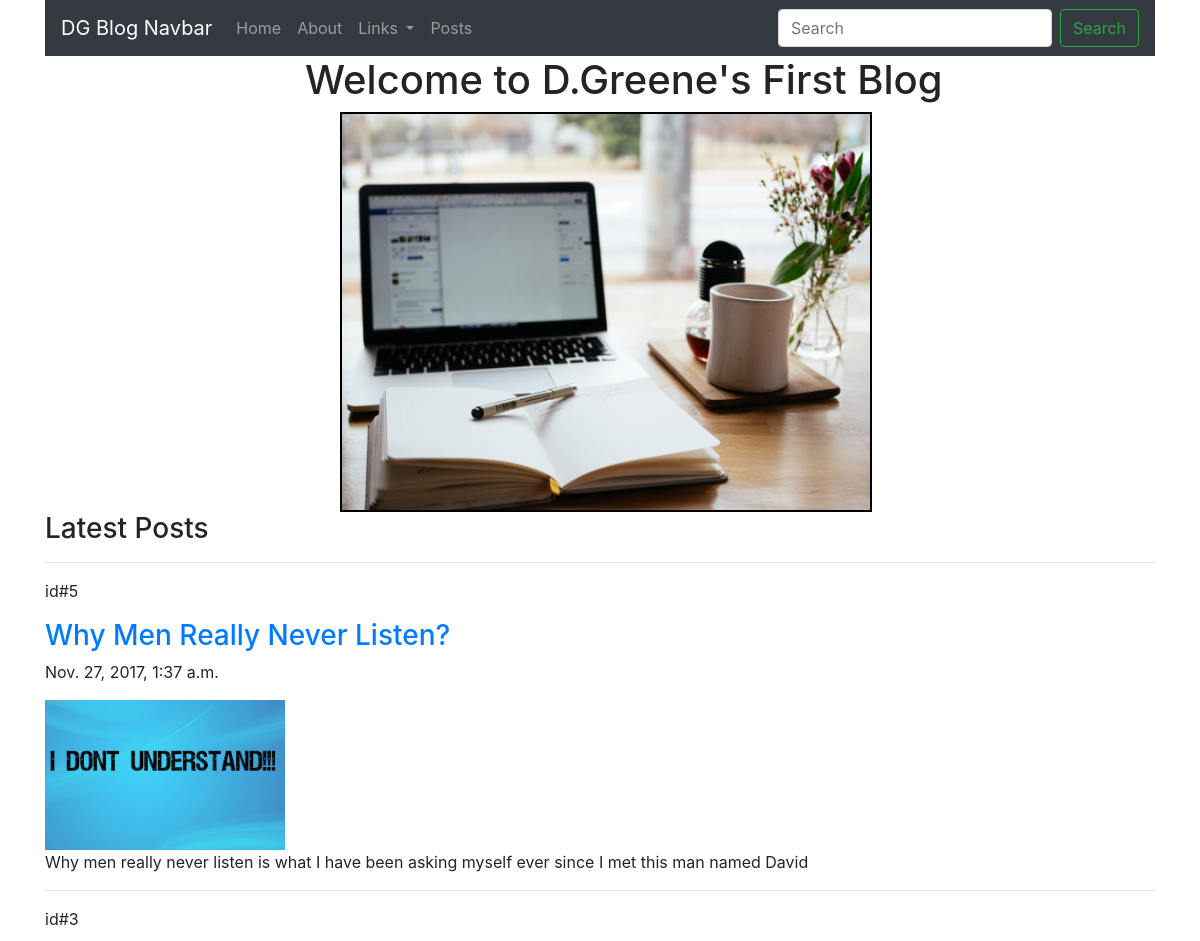
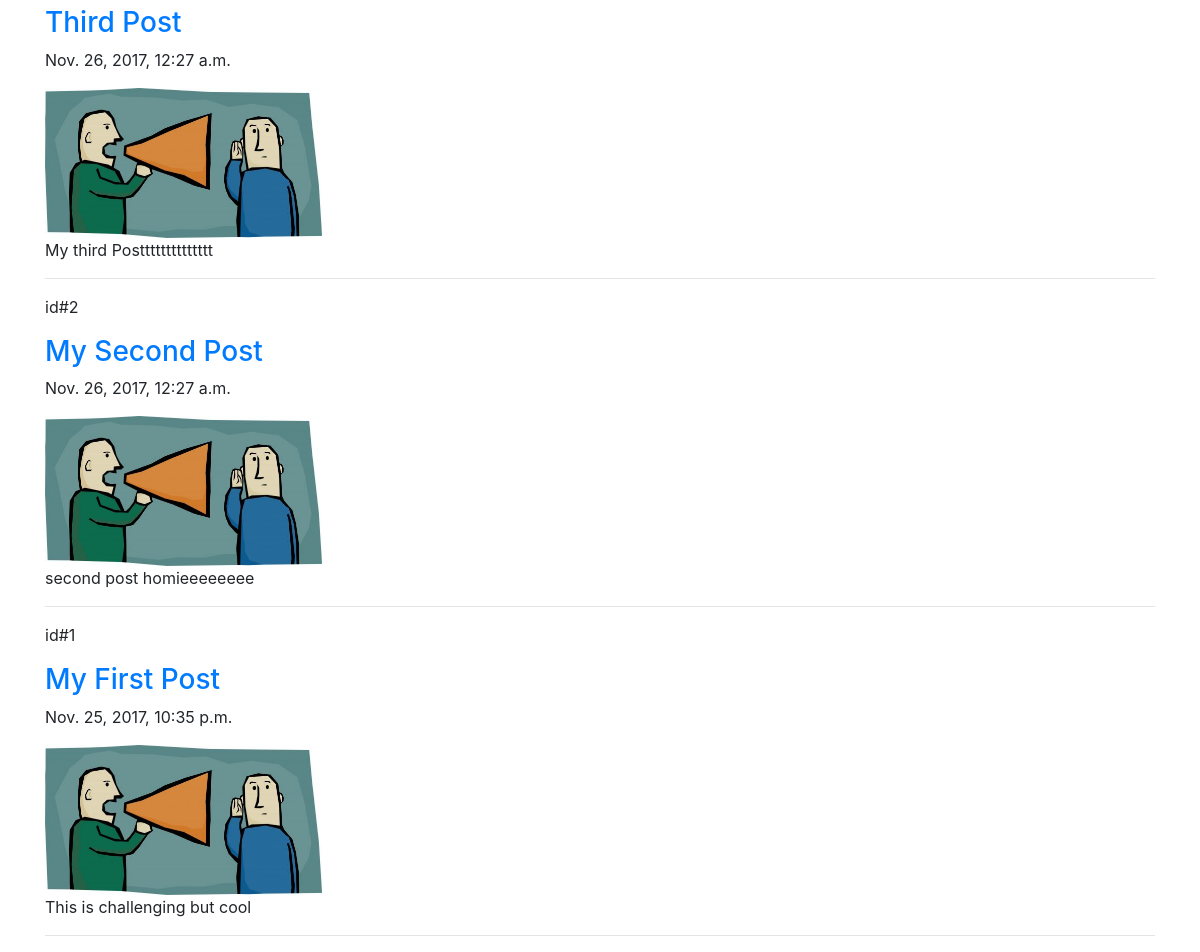
The page / on the database its author committed (2 pictures, top to bottom).
### posts/models.py (models this page shows)
class Post(models.Model):
    title = models.CharField(max_length = 255)
    pub_date = models.DateTimeField()
    image = models.ImageField(upload_to="media/")
    body = models.TextField()
    def body_length(self):
        return self.body[:100]
    def title_fix(self):
        return self.title.title()

### posts/views.py (the view)
# urls.py: url(r'^$', posts.views.index, name = "index"),
def index(request):
    posts = Post.objects.order_by("-pub_date")
    return render(request, "index.html", {"posts":posts})

### posts/templates/index.html (shortened to what this page needs)
<!doctype html>
{% load static %}
<html lang="en">
  <head>
    <link rel="stylesheet" type="text/css" href="static/css/posts.css" />
    <link rel="stylesheet" href="https://maxcdn.bootstrapcdn.com/bootstrap/4.0.0-beta.2/css/bootstrap.min.css">
  </head>
  <body>
        <div class = "container">
        <nav class="navbar navbar-expand-lg navbar-dark bg-dark ">
            <a class="navbar-brand" href="#">DG Blog Navbar</a>
                <div class="collapse navbar-collapse" id="navbarSupportedContent">
                  <ul class="navbar-nav mr-auto">
                    <li class="nav-home">
                      <a class="nav-link" href="{% url "index" %}">Home <span class="sr-only">(current)</span></a>
                    </li>
                    <li class="nav-about">
                      <a class="nav-link" href="{% url "about" %}">About</a>
                    </li>
                    <li class="nav-item dropdown">
                      <a class="nav-link dropdown-toggle" href="#" id="navbarDropdown" role="button" data-toggle="dropdown" aria-haspopup="true" aria-expanded="false">
                        Links
                      </a>
                    </li>
                    <li class="nav-Posts">
                            <a class="nav-link" href="#">Posts</a>
                    </li>
                  </ul>
                  <form class="form-inline my-2 my-lg-0">
                    <input class="form-control mr-sm-2" type="search" placeholder="Search" aria-label="Search">
                    <button class="btn btn-outline-success my-2 my-sm-0" type="submit">Search</button>
                  </form>
                </div>
              </nav>
            <div class = "header">
            <h1>Welcome to D.Greene's First Blog</h1>
              <img src="{% static 'images/blog_pic.jpg' %}"  alt=>
            </div>
            <h3>Latest Posts</h3>
            <hr>
            <P>{% for post in posts.all %}</P>
                <p>id#{{ post.id }}</p>
                <a href="{% url 'post_details' post.id %}"><h3>{{ post.title_fix }}</h3></a>
                <p>{{ post.pub_date }}</p>
            <div class = "image">
                <img src="{{ post.image.url }}" alt="" style="max-height:150px;">
            </div>
            <div class = "post_body">
                <p>{{ post.body_length }}</p>
            </div>
                <hr style= "color:black;" class ="h_rule">
            <p> {% endfor %}</p>
    </div>
  </body>
</html>

### posts/static/css/posts.css (style rules this page uses)
.header { margin-left: 260px; }
.header img { margin-left: 35px; height: 400px; border: 2px solid black }

### rows shown on the page
Post: id "5", title_fix "Why Men Really Never Listen?", pub_date "Nov. 27, 2017, 1:37 a.m.", image (picture), body_length "Why men really never listen is what I have been asking myself ever since I met this man named David"
Post: id "3", title_fix "Third Post", pub_date "Nov. 26, 2017, 12:27 a.m.", image (picture), body_length "My third Postttttttttttttt"
Post: id "2", title_fix "My Second Post", pub_date "Nov. 26, 2017, 12:27 a.m.", image (picture), body_length "second post homieeeeeeee"
Post: id "1", title_fix "My First Post", pub_date "Nov. 25, 2017, 10:35 p.m.", image (picture), body_length "This is challenging but cool"
